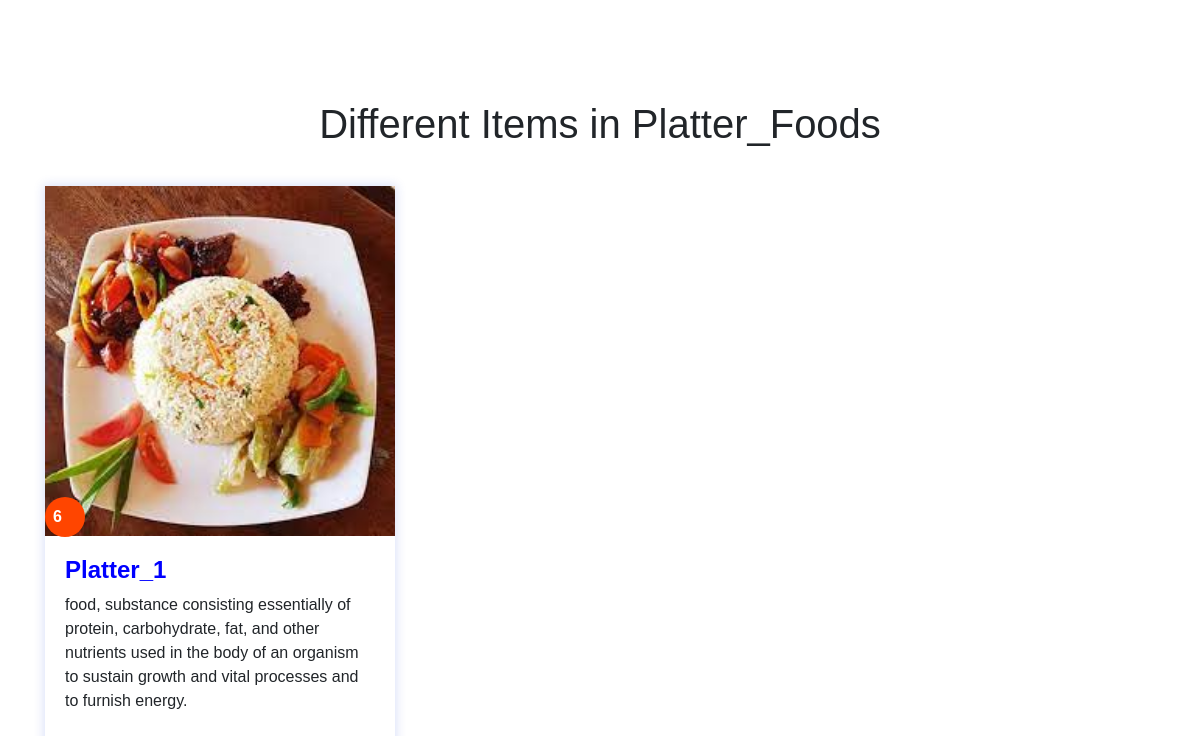
The page /FoodMood/Platter_Foods.php on the database its author committed.
### tables this page shows
CREATE TABLE `platter_foods` (
  `id` int(11) NOT NULL,
  `images` varchar(100) DEFAULT NULL,
  `price` int(20) DEFAULT NULL,
  `place` varchar(30) DEFAULT NULL,
  `details` varchar(1000) DEFAULT NULL,
  `myfile` varchar(30) DEFAULT NULL
);

### FoodMood/Platter_Foods.php (the view, shortened to what this page needs)
<!doctype html>
<html lang="en">
  <head>
    <link rel="stylesheet" href="Web1.css">
    <link rel="stylesheet" href="web11.css">
    <link rel="stylesheet" href="https://stackpath.bootstrapcdn.com/font-awesome/4.7.0/css/font-awesome.min.css">
    <link rel="stylesheet" href="https://stackpath.bootstrapcdn.com/bootstrap/4.3.1/css/bootstrap.min.css">
  </head>
  <body>
            <section class="features">
            <h1>Different Items in Platter_Foods</h1>
            <div class="container">
            <?php
          include("connection.php");
          $query = "SELECT * FROM  Platter_Foods " ;
          $data = mysqli_query($conn, $query);
          $total = mysqli_num_rows($data);
          if($total>0){
                  $num = 0;
                  while(1){
                        echo "<div class='row'>";
                                while($result = mysqli_fetch_assoc($data)){
                                  echo "
                                        <div class='col-md-4'>
                                              <div class='feature-box'>
                                                <div class='feature-img'>
                                                  ";
                                                  $hh = $result['myfile'];
                                                  $hh.=".php";
                                                  echo "
                                                  <a href='$hh'><img src='".$result['images']."'></a>
                                                  <div class='price'>
                                                    <p> ".$result["price"]." </p>
                                                  </div>
                                                </div>
                                                <div class='feature-details'>
                                                <h4> ".$result["myfile"]." </h4>
                                                  <p> ".$result["details"]."
                                                  </p>
                                                </div>
                                              </div>
                                            </div>
                                ";
                                $num++;
                                if($num%3 == 0 || ($num == $total)){
                                              break;
                                }
                              }
                        echo "</div>";
                        if($num == $total)
                            break;
                    }
                }
                else{
                   echo "No images.";
                }
             ?>
            </div>
          </section>
            </body>
            </html>

### FoodMood/web1.css (style rules this page uses)
* { padding: 0px; margin: 0px; font-family: sans-serif; }
.features { padding: 100px 0; }
h1 { text-align: center; padding-bottom: 30px; }
.feature-img img { width: 100%; }
.price { height: 40px; width: 40px; background: orangered; border-radius: 50%; color: #fff; padding: 8px; font-weight: 600; bottom: -1px; position: absolute; }
.feature-img { position: relative; }
.feature-details { padding: 20px; justify-content: center; }
.feature-details h4 { font-weight: 600; margin-top: 0px; }
.feature-box { box-shadow: 0 0 10px 1px rgba(37,73,214,0.18); margin-bottom: 10px; }
.feature-details h4 { color: blue; }

### rows shown on the page
platter_foods: images (picture), price "6", myfile "Platter_1", details "food, substance consisting essentially of protein, carbohydrate, fat, and other nutrients used in the body of an organism to sustain growth and vital processes and to furnish energy."
